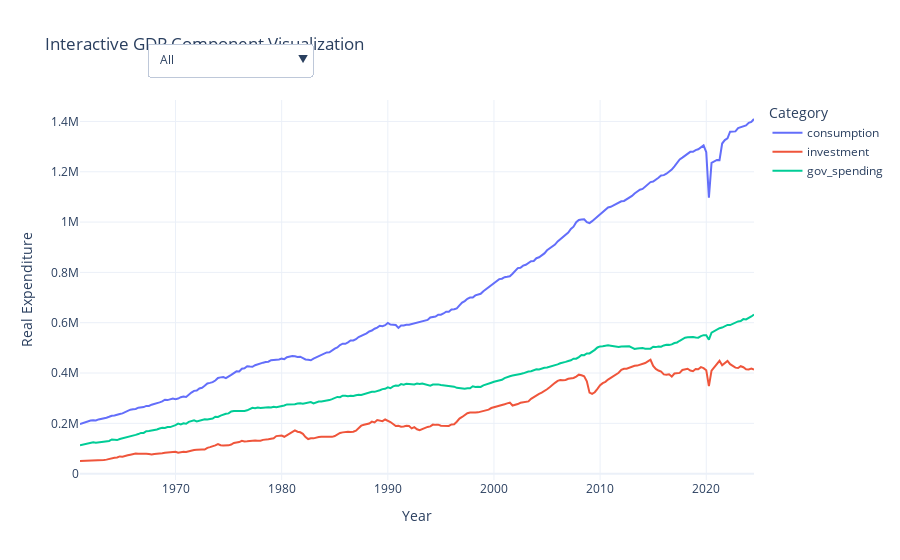

This figure's notebook cell:
### Markdown cell above
Then we build an interactive line chart to visualize Canada’s GDP components (1961–2024). The dropdown menu allows users to toggle between Consumption, Investment, or Government Spending. Native Plotly tools (zoom, pan, hover) allow users inspect quarterly values by hovering or zooming into specific timeframes (such as 2008 financial crisis). The hover tooltip (auto-generated by Plotly) displays exact dates and expenditure values.

### Code cell
fig = px.line(GDP_long, 
              x="time", 
              y="Value", 
              color="Category", 
              title="Interactive GDP Component Visualization",
              labels={"Value": "Real Expenditure", "time": "Year"},
              template="plotly_white")


fig.update_layout(
    updatemenus=[{
        "buttons": [
            {
                "label": "All",
                "method": "update",
                "args": [
                    {"visible": [True, True, True]},
                    {"title": "All GDP Components"}
                ]
            },
            {
                "label": "Consumption",
                "method": "update",
                "args": [
                    {"visible": [True, False, False]},
                    {"title": "Household Consumption"}
                ]
            },
            {
                "label": "Investment",
                "method": "update",
                "args": [
                    {"visible": [False, True, False]},
                    {"title": "Business Investment"}
                ]
            },
            {
                "label": "Government Spending",
                "method": "update",
                "args": [
                    {"visible": [False, False, True]},
                    {"title": "Government Spending"}
                ]
            }
        ],
        "direction": "down",
        "showactive": True,
        "x": 0.1,
        "xanchor": "left",
        "y": 1.15,
        "yanchor": "top"
    }]
)


fig.show()

### Figure 1 — Plotly figure (JSON) as saved in the notebook; plotly's stock layout.template omitted (floating-point values rounded to 4 significant figures; data arrays with more than 128 entries replaced by an {"elided": "..."} marker saying what was removed)
{"data": [{"hovertemplate": "Category=consumption<br>Year=%{x}<br>Real Expenditure=%{y}<extra></extra>", "legendgroup": "consumption", "line": {"color": "#636efa", "dash": "solid"}, "marker": {"symbol": "circle"}, "mode": "lines", "name": "consumption", "orientation": "v", "showlegend": true, "type": "scatter", "x": {"elided": "255 str values"}, "xaxis": "x", "y": {"elided": "255 int values"}, "yaxis": "y"}, {"hovertemplate": "Category=investment<br>Year=%{x}<br>Real Expenditure=%{y}<extra></extra>", "legendgroup": "investment", "line": {"color": "#EF553B", "dash": "solid"}, "marker": {"symbol": "circle"}, "mode": "lines", "name": "investment", "orientation": "v", "showlegend": true, "type": "scatter", "x": {"elided": "255 str values"}, "xaxis": "x", "y": {"elided": "255 int values"}, "yaxis": "y"}, {"hovertemplate": "Category=gov_spending<br>Year=%{x}<br>Real Expenditure=%{y}<extra></extra>", "legendgroup": "gov_spending", "line": {"color": "#00cc96", "dash": "solid"}, "marker": {"symbol": "circle"}, "mode": "lines", "name": "gov_spending", "orientation": "v", "showlegend": true, "type": "scatter", "x": {"elided": "255 str values"}, "xaxis": "x", "y": {"elided": "255 int values"}, "yaxis": "y"}], "layout": {"legend": {"title": {"text": "Category"}, "tracegroupgap": 0}, "title": {"text": "Interactive GDP Component Visualization"}, "updatemenus": [{"buttons": [{"args": [{"visible": [true, true, true]}, {"title": "All GDP Components"}], "label": "All", "method": "update"}, {"args": [{"visible": [true, false, false]}, {"title": "Household Consumption"}], "label": "Consumption", "method": "update"}, {"args": [{"visible": [false, true, false]}, {"title": "Business Investment"}], "label": "Investment", "method": "update"}, {"args": [{"visible": [false, false, true]}, {"title": "Government Spending"}], "label": "Government Spending", "method": "update"}], "direction": "down", "showactive": true, "x": 0.1, "xanchor": "left", "y": 1.15, "yanchor": "top"}], "xaxis": {"anchor": "y", "domain": [0, 1], "title": {"text": "Year"}}, "yaxis": {"anchor": "x", "domain": [0, 1], "title": {"text": "Real Expenditure"}}}}
